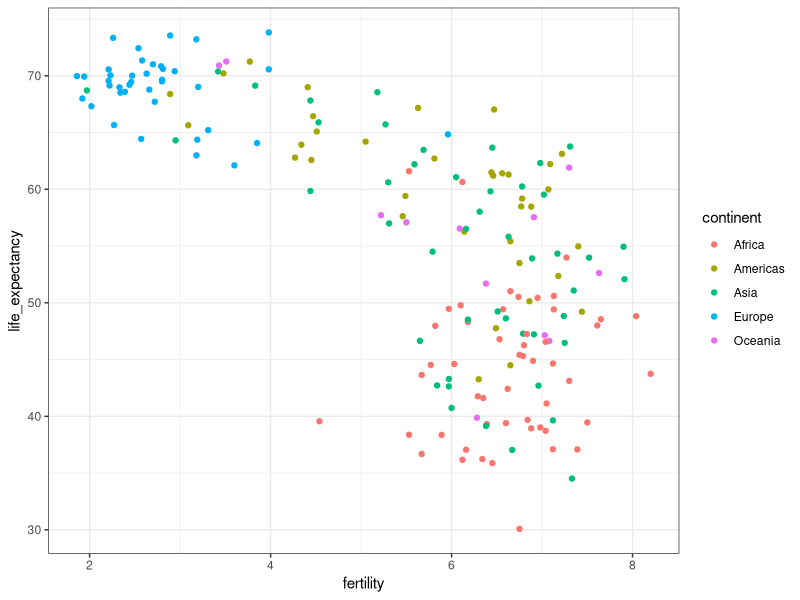
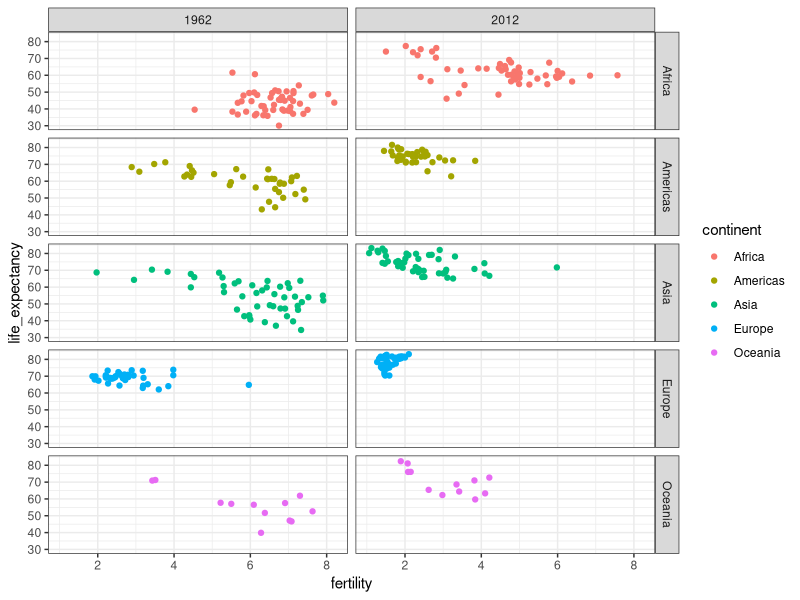
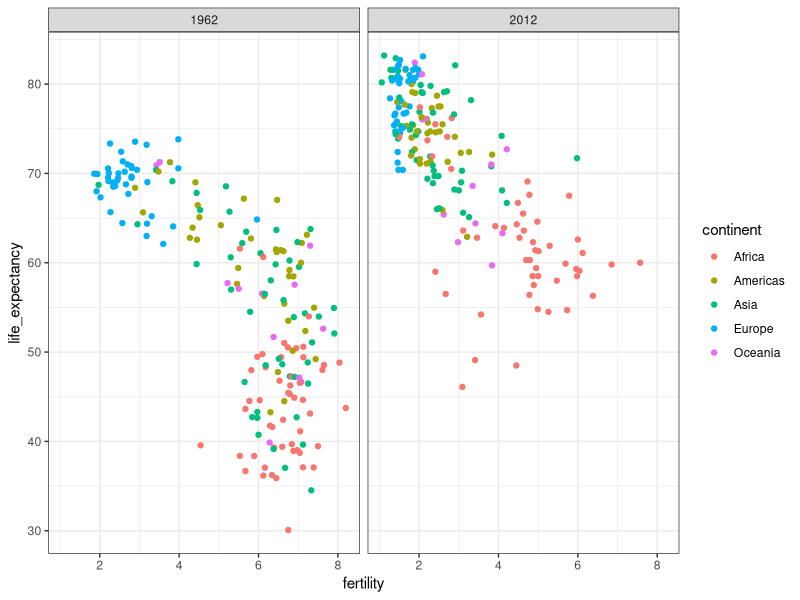
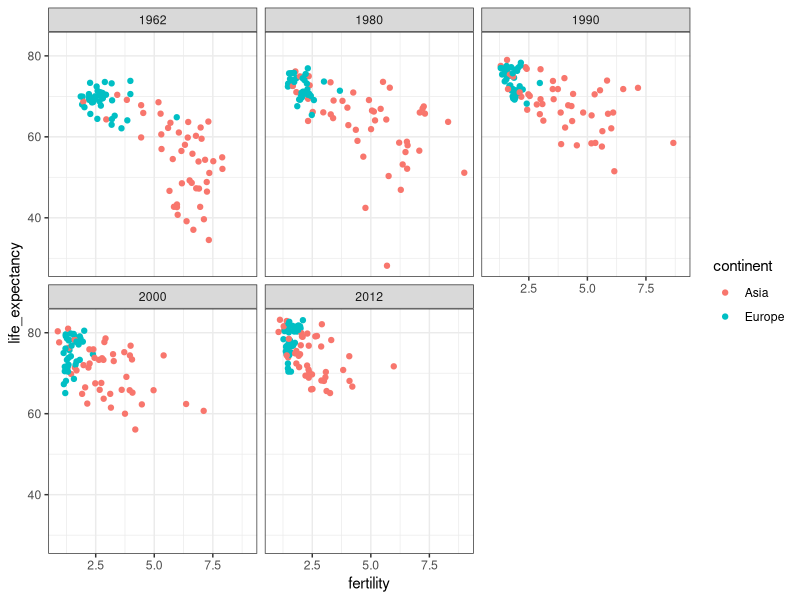
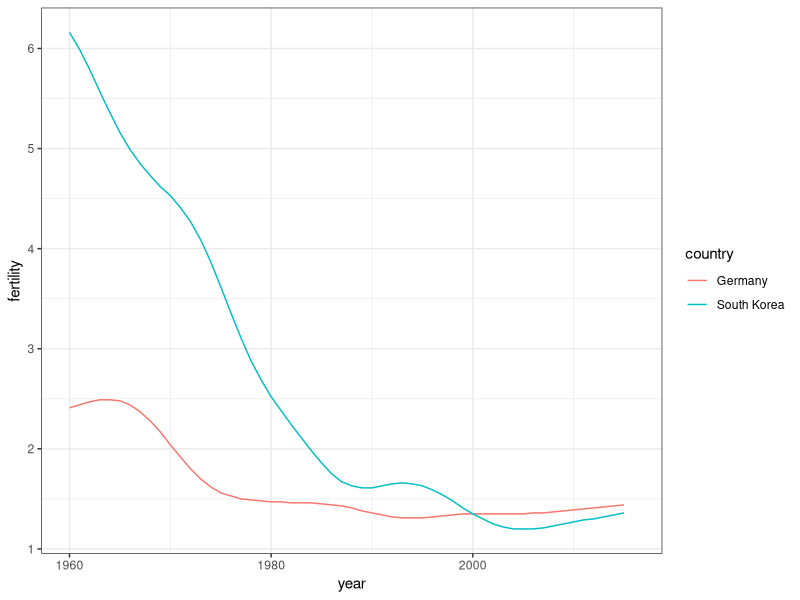
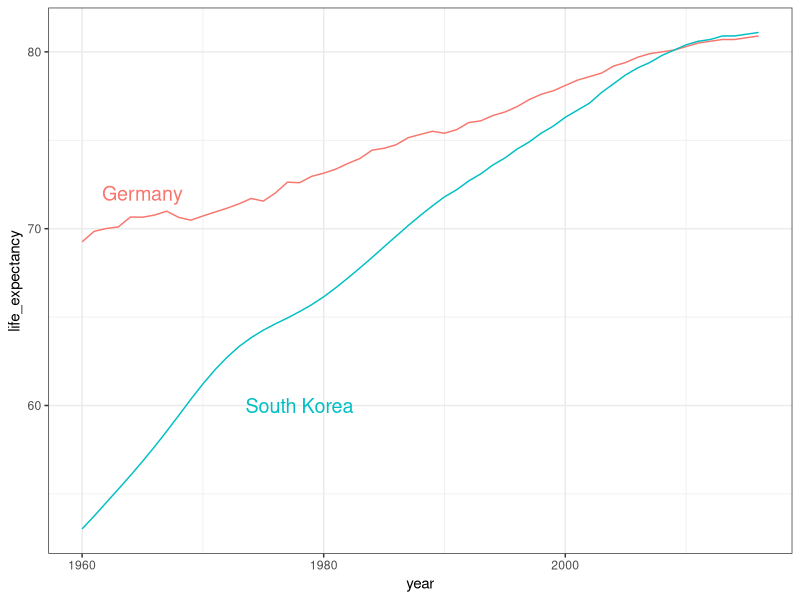
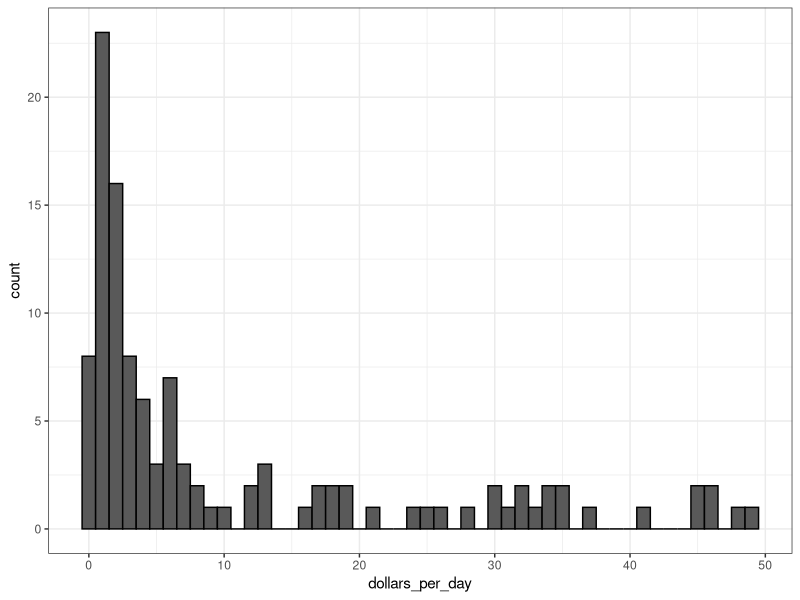
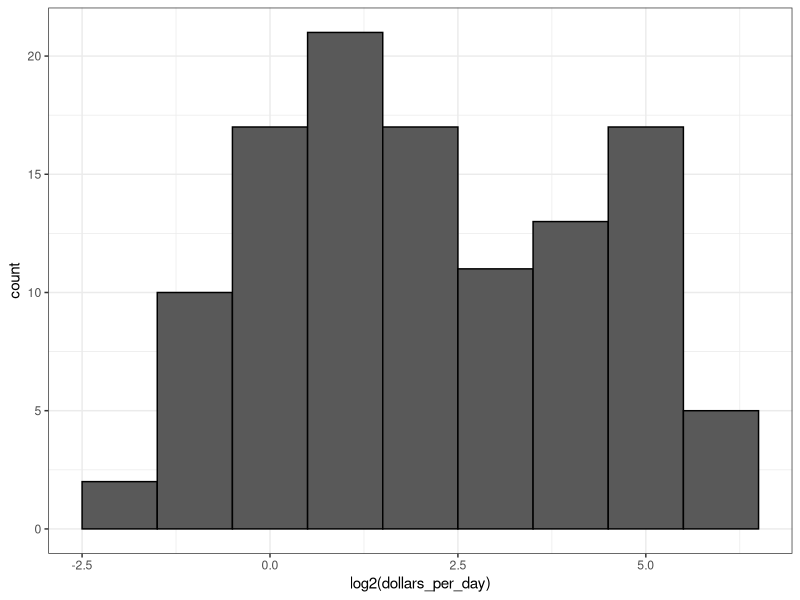

These charts were generated, in order, by the following R code:
library(dslabs)
library(dplyr)
library(ggplot2)
library(stringi)
data("gapminder")
head(gapminder)

# Simple scatterplot

gapminder %>% filter(year==1962) %>% 
  ggplot(aes(fertility, life_expectancy, color=continent))+
  geom_point() +
  ds_theme_set()

# Let's now FACET the data

gapminder %>% filter(year %in% c(1962,2012)) %>% 
  ggplot(aes(fertility, life_expectancy, color=continent))+
  geom_point() +
  ds_theme_set()+
  facet_grid(continent~year)

gapminder %>% filter(year %in% c(1962,2012)) %>% 
  ggplot(aes(fertility, life_expectancy, color=continent))+
  geom_point() +
  ds_theme_set()+
  facet_grid(.~year)

# Let's use the facet wrap function (VERY NICE!)

gapminder %>% filter(year %in% c(1962,1980,1990,2000,2012) & continent %in% c("Asia", "Europe")) %>% 
  ggplot(aes(fertility, life_expectancy, color=continent))+
  geom_point() +
  ds_theme_set()+
  facet_wrap(year~.)

# Time series plot

countries <- c("Germany", "South Korea")

gapminder %>% filter(country %in% countries) %>% 
  ggplot(aes(year, fertility, color=country))+
  geom_line() +
  ds_theme_set()

# Time series plot with data labels

labels <- data.frame(country = countries, x=c(1965,1978), y=c(72,60)) # pick these by eyes typically

gapminder %>%  filter(country %in% countries) %>% 
  ggplot(aes(year, life_expectancy, col=country))+
  geom_line() +
  geom_text(data = labels, aes(x,y,label=country),size=5)+
  ds_theme_set()+
  theme(legend.position = "none")

# Transformations

gapminder <- gapminder %>% 
  mutate(dollars_per_day=gdp/population/365)

past_year <- 1970

gapminder %>% 
  filter(year==past_year& !is.na(gdp)) %>% 
  ggplot(aes(dollars_per_day)) + 
  geom_histogram(binwidth=1, color="black")
  
# Using log 2 transformation

gapminder %>% 
  filter(year==past_year& !is.na(gdp)) %>% 
  ggplot(aes(log2(dollars_per_day))) + 
  geom_histogram(binwidth=1, color="black")

  # on this one we see two "local modes"

# Only transforming the axis (better because we see the actual values instead!)

gapminder %>% 
  filter(year==past_year& !is.na(gdp)) %>% 
  ggplot(aes(dollars_per_day)) + 
  geom_histogram(binwidth=1, color="black")+
  scale_x_continuous(trans = "log2")

# Stacking boxplots next to each other

p <- gapminder %>% 
  filter(year == past_year & !is.na(gdp)) %>% 
  mutate(region = reorder(region, dollars_per_day, FUN=median)) %>% 
  ggplot(aes(region, dollars_per_day, fill=continent))+
  geom_boxplot() + 
  theme(axis.text.x=element_text(angle=90, hjust = 1)) +
  xlab("")+
  scale_y_continuous(trans="log2")+
  ylab("Dollars per day (log2 scale)")
  
p

# Comparing Distributions

west <-  c("Western Europe", "Northern Europe", "Southern Europe", "Northern America", "Australia and New Zealand")

past_year <- 1970
present_year <- 2010

gapminder %>% 
  filter(year %in% c(past_year, present_year) & !is.na(gdp)) %>% 
  mutate(group=ifelse(region %in% west, "West", "Developing")) %>% 
  ggplot(aes(dollars_per_day))+
  geom_histogram(binwidth = 1, color="black")+
  scale_x_continuous(trans = "log2")+
  facet_grid(year ~group)

# Making sure we use only countries with data for both years (note that there suposedly is a better way than this)

country_list_1 <-  gapminder %>% 
  filter(year == past_year & !is.na(dollars_per_day)) %>% .$country

country_list_2 <-  gapminder %>% 
  filter(year == present_year & !is.na(dollars_per_day)) %>% .$country

country_list <- intersect(country_list_1, country_list_2)

gapminder %>% 
  filter(year %in% c(past_year, present_year) & country %in% country_list) %>% 
  mutate(group=ifelse(region %in% west, "West", "Developing")) %>% 
  ggplot(aes(dollars_per_day))+
  geom_histogram(binwidth = 1, color="black")+
  scale_x_continuous(trans = "log2")+
  facet_grid(year ~group)

# Boxplots for 2010 now

p <- gapminder %>% 
  filter(year %in% c(past_year,present_year), country %in% country_list) %>% 
  mutate(region = reorder(region, dollars_per_day, FUN=median)) %>% 
  ggplot()+
  theme(axis.text.x=element_text(angle=90, hjust = 1)) +
  xlab("")+
  scale_y_continuous(trans="log2")+
  ylab("Dollars per day (log2 scale)")

p + geom_boxplot(aes(region, dollars_per_day, fill = continent)) +
  facet_grid(year~.)

# This is great, but it's hard to compare still... so instead of faceting we will plot together (make sure P is de)

p <- gapminder %>% 
  filter(year %in% c(past_year,present_year), country %in% country_list) %>% 
  mutate(region = reorder(region, dollars_per_day, FUN=median)) %>% 
  ggplot()+
  theme(axis.text.x=element_text(angle=90, hjust = 1)) +
  xlab("")+
  scale_y_continuous(trans="log2")+
  ylab("Dollars per day (log2 scale)")

p + geom_boxplot(aes(region, dollars_per_day, fill = factor(year))) 

# Let's use smooth density plots to check if the gap between rich and poor is closing

p <- gapminder %>% 
  filter(year %in% c(past_year, present_year) & country %in% country_list) %>% 
  mutate(group = ifelse(region %in% west, "West", "Developing")) %>%   
  ggplot(aes(dollars_per_day, y= ..count.., fill =group)) +  #The ..count.. is to make it clear developing has more datapoints
  scale_x_continuous(trans = "log2")

p+geom_density(alpha=0.2, bw=0.75) + facet_grid(year ~.) # BW argument controls smoothness

# We can show regions separately

gapminder <-  gapminder %>% 
  mutate(group = case_when(
    .$region %in% west ~"West",
    .$region %in% c("Eastern Asia","South-Eastern Asia") ~ "East Asia",
    .$region %in% c("Caribbean", "Central America", "South America") ~ "Latin America",
    .$continent == "Africa" & .$region != "Northern Africa" ~ "Sub-Saharan Africa",
    TRUE ~ "Others"))

gapminder <- gapminder %>% 
  mutate(group = factor(group, levels = c("Others", "Latin America", "East Asia", "Sub-Saharan Africa", "West")))

p <- gapminder %>% 
  filter(year %in% c(past_year, present_year) & country %in% country_list) %>%
  group_by(year) %>% 
  mutate(weight=population/sum(population)*2) %>% 
  ungroup() %>% 
  ggplot(aes(dollars_per_day, fill =group, weight = weight)) +  
  scale_x_continuous(trans = "log2")

p+geom_density(alpha=0.2, bw=0.75, position = "stack") + facet_grid(year ~.) 

# Let us now define more regions

gapminder <-  gapminder %>% 
  mutate(group = case_when(
    .$region %in% west ~ "The West",
    .$region %in% "Northern Africa" ~ "Northern Africa",
    .$region %in% c("Eastern Asia","South-Eastern Asia") ~ "East Asia",
    .$region == "Southern Asia" ~ "Southern Asia",
    .$region %in% c("Caribbean", "Central America", "South America") ~ "Latin America",
    .$continent == "Africa" & .$region != "Northern Africa" ~ "Sub-Saharan Africa",
    .$region %in% c("Melanesia", "Micronesia", "Polynesia") ~"Pacific Islands"))

surv_income <- gapminder %>% 
  filter(year %in% present_year & !is.na(gdp) & !is.na(infant_mortality), !is.na(group)) %>% 
  group_by(group) %>% 
  summarise(income = sum(gdp)/sum(population)/365,
            infant_survival_rate = 1-sum(infant_mortality/1000*population)/sum(population))
surv_income %>% arrange(income)

# we use the logit transformation to highlight the differences in numbers that are very close to 1.
surv_income %>%  ggplot(aes(income, infant_survival_rate, label=group, color = group)) +
  scale_x_continuous(trans = "log2", limit = c(0.25, 150))+
  scale_y_continuous(trans = "logit", limit = c(0.875,0.9981), breaks = c(.85,.90,.95,.99,.995,.998))+
  geom_label(size=3, show.legend = FALSE)
